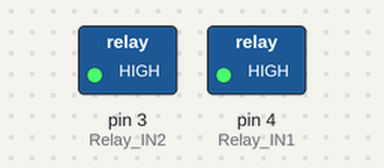
Bench run of a sketch on a simulated Arduino Uno, built with avr-gcc and run on an emulated ATmega328P. Shown: switched loads named in the sketch (green lamp = pin HIGH).

Above: at 2.5 s.
At 7.5 s:
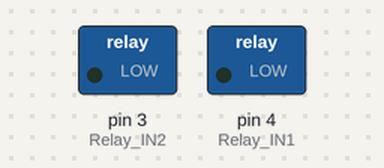
Timing chart, 0 to 13.0 s (numbered marks = the images above):
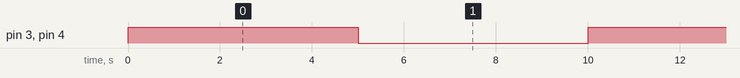

Measured:
- by itself, pin 3 (Relay_IN2), pin 4 (Relay_IN1): alternates HIGH for 5.0 s and LOW for 5.0 s

The sketch:

RelaySW.ino
```cpp
#define   Relay_IN1    4
#define   Relay_IN2    3

void setup() {
  Serial.begin(9600);
  pinMode(Relay_IN1, OUTPUT);
  pinMode(Relay_IN2, OUTPUT);
}

void loop() {
  digitalWrite(Relay_IN1, HIGH);
  digitalWrite(Relay_IN2, HIGH);

  delay(5000);
  digitalWrite(Relay_IN1, LOW);
  digitalWrite(Relay_IN2, LOW);

  delay(5000);
}
```
